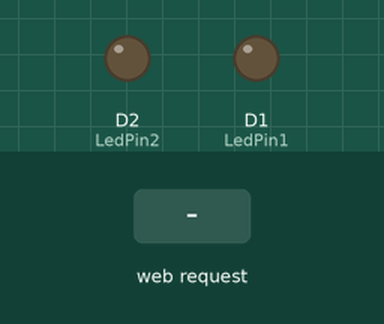
Simulated run of this sketch. Board: ESP8266 (NodeMCU). On the bench: output pins drawn as LEDs (lit = HIGH). The test bench sets the inputs (shaded band). WiFi joins after 1.5 s; servers stay silent unless stated; what the sketch prints to the serial monitor is not drawn.

Above: at 3.7 s.
3.8 s: HTTP request GET /LED1On received
At 4.1 s:
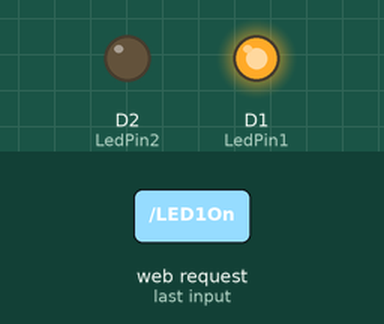
5.3 s: HTTP request GET /LED2On received
At 6.4 s:
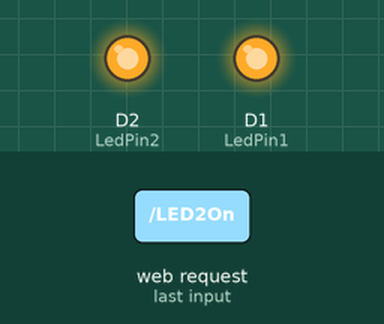
6.8 s: HTTP request GET /LED1Off received
At 7.6 s:
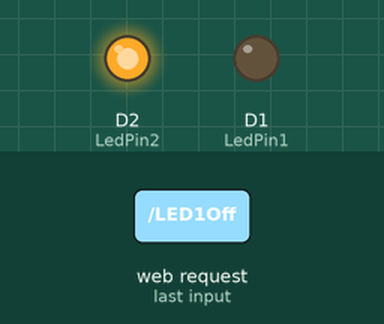
8.3 s: HTTP request GET /LED2Off received
At 8.7 s:
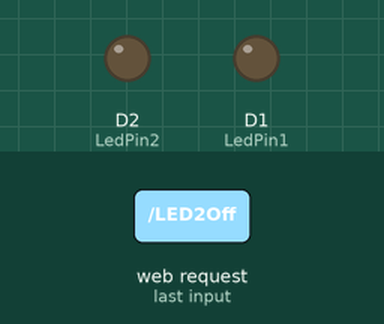
Timing chart, 0 to 10.8 s (numbered marks = the images above; inputs shaded):
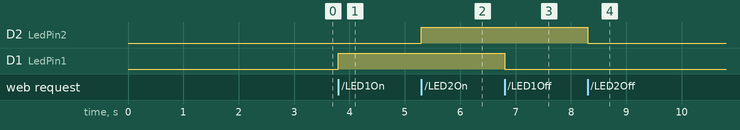

Measured:
- after the input at 3.8 s, D1 (LedPin1): LOW → HIGH at once
- after the input at 5.3 s, D2 (LedPin2): LOW → HIGH at once
- after the input at 6.8 s, D1 (LedPin1): HIGH → LOW at once
- after the input at 8.3 s, D2 (LedPin2): HIGH → LOW at once

The sketch:

webserver_test_1.ino
```cpp
/*********
  Rui Santos
  Complete project details at http://randomnerdtutorials.com
*********/

#include <ESP8266WiFi.h>
#include <ESP8266mDNS.h>
#include <WiFiClient.h>
#include <ESP8266WebServer.h>
#include <ESP8266mDNS.h>

MDNSResponder mdns;

// Replace with your network credentials
const char* ssid = "Kercem2";
const char* password = "E0E3106433F4";

ESP8266WebServer server(80);

String webPage = "";

int LedPin1 = D1;
int LedPin2 = D2;

void setup(void){
  webPage += "<h1>Robin's Web Server</h1><p>LED 1 <a href=\"LED1On\"><button>ON</button></a>&nbsp;<a href=\"LED1Off\"><button>OFF</button></a></p>";
  webPage += "<p>LED 2 <a href=\"LED2On\"><button>ON</button></a>&nbsp;<a href=\"LED2Off\"><button>OFF</button></a></p>";

  // preparing GPIOs
  pinMode(LedPin1, OUTPUT);
  digitalWrite(LedPin1, LOW);
  pinMode(LedPin2, OUTPUT);
  digitalWrite(LedPin2, LOW);

  delay(1000);
  Serial.begin(115200);
  WiFi.begin(ssid, password);
  Serial.println("");

  // Wait for connection
  while (WiFi.status() != WL_CONNECTED) {
    delay(500);
    Serial.print(".");
  }
  Serial.println("");
  Serial.print("Connected to ");
  Serial.println(ssid);
  Serial.print("IP address: ");
  Serial.println(WiFi.localIP());

  if (mdns.begin("LED_server", WiFi.localIP())) {
    Serial.println("MDNS responder started");
  }

  server.on("/", [](){
    server.send(200, "text/html", webPage);
  });
  server.on("/LED1On", [](){
    server.send(200, "text/html", webPage);
    digitalWrite(LedPin1, HIGH);
    delay(1000);
  });
  server.on("/LED1Off", [](){
    server.send(200, "text/html", webPage);
    digitalWrite(LedPin1, LOW);
    delay(1000);
  });
  server.on("/LED2On", [](){
    server.send(200, "text/html", webPage);
    digitalWrite(LedPin2, HIGH);
    delay(1000);
  });
  server.on("/LED2Off", [](){
    server.send(200, "text/html", webPage);
    digitalWrite(LedPin2, LOW);
    delay(1000);
  });
  server.begin();
  Serial.println("HTTP server started");
}

void loop(void){
  server.handleClient();
}
```
